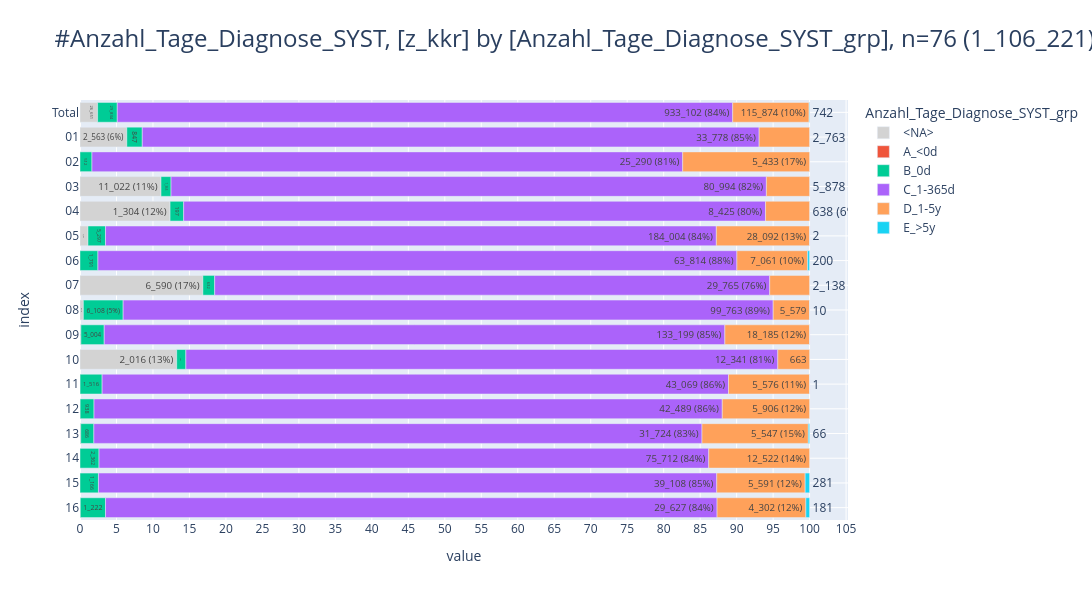

Source (notebook cell):
### Markdown cell above
### <a id='toc1_4_2_'></a>[Tagesabstand](#toc0_)
- **Werte für Gruppierung nach Tagesabstand**
  - `A_<0d` - Wert negativ
  - `B_0d` - Wert ist 0
  - `C_1-365d` - Wert ist 1-365 Tage
  - `D_1-10y` - Wert ist 1-10 Jahre
  - `E_>10y` - Wert ist > 10 Jahre

### Code cell
display_delay(con, "Anzahl_Tage_Diagnose_SYST", "SYST")

### Figure 1 — Plotly figure (JSON) as saved in the notebook; plotly's stock layout.template omitted (floating-point values rounded to 4 significant figures)
{"data": [{"hovertemplate": "col=<NA><br>value=%{x}<br>index=%{y}<br>cnt_pct_bar_str=%{text}<extra></extra>", "legendgroup": "<NA>", "marker": {"color": "lightgray", "pattern": {"shape": ""}}, "name": "<NA>", "orientation": "h", "showlegend": true, "text": ["26_651", "2_563 (6%)", "11_022 (11%)", "1_304 (12%)", "2_395", "6_590 (17%)", "514", "195", "2_016 (13%)", "5", "11", "20", "1", "15"], "textposition": "auto", "type": "bar", "x": [26651, 2563, 11022, 1304, 2395, 6590, 514, 195, 2016, 5, 11, 20, 1, 15], "xaxis": "x", "y": [" Total", "01", "03", "04", "05", "07", "08", "09", "10", "11", "12", "13", "15", "16"], "yaxis": "y"}, {"hovertemplate": "col=A_<0d<br>value=%{x}<br>index=%{y}<br>cnt_pct_bar_str=%{text}<extra></extra>", "legendgroup": "A_<0d", "marker": {"color": "#EF553B", "pattern": {"shape": ""}}, "name": "A_<0d", "orientation": "h", "showlegend": true, "text": ["18", "18"], "textposition": "auto", "type": "bar", "x": [18, 18], "xaxis": "x", "y": [" Total", "13"], "yaxis": "y"}, {"hovertemplate": "col=B_0d<br>value=%{x}<br>index=%{y}<br>cnt_pct_bar_str=%{text}<extra></extra>", "legendgroup": "B_0d", "marker": {"color": "#00CC96", "pattern": {"shape": ""}}, "name": "B_0d", "orientation": "h", "showlegend": true, "text": ["29_834", "847", "512", "1_365", "197", "5_297", "1_791", "632", "6_108 (5%)", "5_004", "191", "1_516", "938", "686", "2_362", "1_166", "1_222"], "textposition": "auto", "type": "bar", "x": [29834, 847, 512, 1365, 197, 5297, 1791, 632, 6108, 5004, 191, 1516, 938, 686, 2362, 1166, 1222], "xaxis": "x", "y": [" Total", "01", "02", "03", "04", "05", "06", "07", "08", "09", "10", "11", "12", "13", "14", "15", "16"], "yaxis": "y"}, {"hovertemplate": "col=C_1-365d<br>value=%{x}<br>index=%{y}<br>cnt_pct_bar_str=%{text}<extra></extra>", "legendgroup": "C_1-365d", "marker": {"color": "#AB63FA", "pattern": {"shape": ""}}, "name": "C_1-365d", "orientation": "h", "showlegend": true, "text": ["933_102 (84%)", "33_778 (85%)", "25_290 (81%)", "80_994 (82%)", "8_425 (80%)", "184_004 (84%)", "63_814 (88%)", "29_765 (76%)", "99_763 (89%)", "133_199 (85%)", "12_341 (81%)", "43_069 (86%)", "42_489 (86%)", "31_724 (83%)", "75_712 (84%)", "39_108 (85%)", "29_627 (84%)"], "textposition": "auto", "type": "bar", "x": [933102, 33778, 25290, 80994, 8425, 184004, 63814, 29765, 99763, 133199, 12341, 43069, 42489, 31724, 75712, 39108, 29627], "xaxis": "x", "y": [" Total", "01", "02", "03", "04", "05", "06", "07", "08", "09", "10", "11", "12", "13", "14", "15", "16"], "yaxis": "y"}, {"hovertemplate": "col=D_1-5y<br>value=%{x}<br>index=%{y}<br>cnt_pct_bar_str=%{text}<extra></extra>", "legendgroup": "D_1-5y", "marker": {"color": "#FFA15A", "pattern": {"shape": ""}}, "name": "D_1-5y", "orientation": "h", "showlegend": true, "text": ["115_874 (10%)", "2_763 (7%)", "5_433 (17%)", "5_878 (6%)", "638 (6%)", "28_092 (13%)", "7_061 (10%)", "2_138 (5%)", "5_579", "18_185 (12%)", "663", "5_576 (11%)", "5_906 (12%)", "5_547 (15%)", "12_522 (14%)", "5_591 (12%)", "4_302 (12%)"], "textposition": "auto", "type": "bar", "x": [115874, 2763, 5433, 5878, 638, 28092, 7061, 2138, 5579, 18185, 663, 5576, 5906, 5547, 12522, 5591, 4302], "xaxis": "x", "y": [" Total", "01", "02", "03", "04", "05", "06", "07", "08", "09", "10", "11", "12", "13", "14", "15", "16"], "yaxis": "y"}, {"hovertemplate": "col=E_>5y<br>value=%{x}<br>index=%{y}<br>cnt_pct_bar_str=%{text}<extra></extra>", "legendgroup": "E_>5y", "marker": {"color": "#19D3F3", "pattern": {"shape": ""}}, "name": "E_>5y", "orientation": "h", "showlegend": true, "text": ["742", "2", "200", "10", "1", "1", "66", "281", "181"], "textposition": "auto", "type": "bar", "x": [742, 2, 200, 10, 1, 1, 66, 281, 181], "xaxis": "x", "y": [" Total", "05", "06", "08", "09", "11", "13", "15", "16"], "yaxis": "y"}], "layout": {"barmode": "relative", "barnorm": "percent", "height": 600, "legend": {"title": {"text": "Anzahl_Tage_Diagnose_SYST_grp"}, "tracegroupgap": 0, "traceorder": "normal"}, "title": {"font": {"size": 24}, "text": "#Anzahl_Tage_Diagnose_SYST, [z_kkr] by [Anzahl_Tage_Diagnose_SYST_grp], n=76 (1_106_221)", "xanchor": "left", "y": 0.95, "yanchor": "top"}, "width": 1500, "xaxis": {"anchor": "y", "domain": [0, 1], "dtick": 5, "gridwidth": 1, "showgrid": true, "title": {"text": "value"}}, "yaxis": {"anchor": "x", "categoryarray": ["16", "15", "14", "13", "12", "11", "10", "09", "08", "07", "06", "05", "04", "03", "02", "01", " Total"], "categoryorder": "array", "domain": [0, 1], "gridwidth": 1, "showgrid": true, "title": {"text": "index"}}}}
